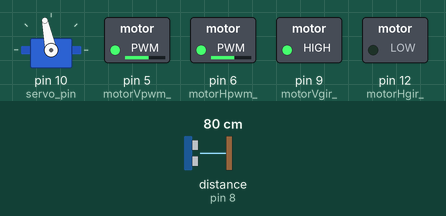
A sketch run on a simulated Arduino Uno, built with avr-gcc and run on an emulated ATmega328P. On the bench: servo, switched loads named in the sketch (green lamp = pin HIGH). Wiring (inferred from the names in the program): ultrasonic range finder: trigger pin 7; echo pin 8. The test bench sets the inputs (shaded band); at power-on: distance to the obstacle (sensor on pin 8) 80 cm. The echo pulse lasts 58.3 µs per cm; pins used as bus, display or sensor lines are not drawn.

Above: at 6.8 s.
6.9 s: distance to the obstacle (sensor on pin 8) set to 44 cm
8.4 s: distance to the obstacle (sensor on pin 8) set to 38 cm
At 9.39 s:
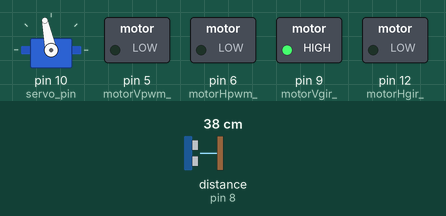
At 10.7 s:
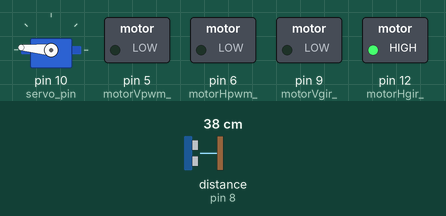
11.4 s: distance to the obstacle (sensor on pin 8) set to 2 cm
At 12.48 s:
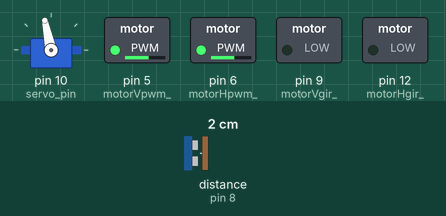
14.4 s: distance to the obstacle (sensor on pin 8) set to 180 cm
17.4 s: distance to the obstacle (sensor on pin 8) set to 188 cm
19.2 s: distance to the obstacle (sensor on pin 8) set to 4 cm
At 22.6 s:
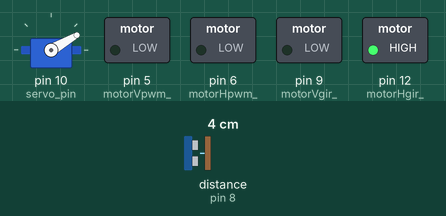
Timing chart, 0 to 23.2 s (numbered marks = the images above; inputs shaded):
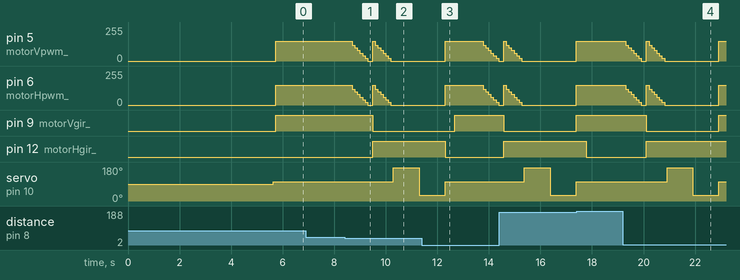

The sketch:

RobotCar_3.ino
```cpp
//**************************** RobotCar_3 ********************************
// Only files with the .ino extension are scanned for include files.     *
// This is by design, for simplicity for one thing and so that a         *
// library can't include another library that includes another library   *
// and so on.                                                            *
// Athugid ad setja snuningsAtt i RobotFunctions.h a -1 ef servomotor    *
// er orvhentur                                                          *
//***********************************************************************/
#include "Arduino.h"
#include "MyDFPlayer.h"
#include "RobotFunctions.h"

//************************** uppsetning a forritinu *****************
void setup() {
    pinMode(motorVpwm_, OUTPUT);
    pinMode(motorVgir_, OUTPUT);
    pinMode(motorHpwm_, OUTPUT);
    pinMode(motorHgir_, OUTPUT);

    servoMain.attach(servo_pin);

    pinMode(sonarTrigger_, OUTPUT);

    // Allir inngangar verda ad hafa pullup vidnam
    // INPUT_PULLUP er internal pullup vidnam (20kohm) orgjorvans
    pinMode(sonarEcho_, INPUT_PULLUP);
    pinMode(TXspilari_, OUTPUT);
    pinMode(RXspilari_, INPUT_PULLUP);

    //******************** Setja upp MDFPlayer *************************
    Serial.begin(9600);
    mySerial.begin(9600);
    delay(500);

    mp3_set_volume(20);
    delay(100);

    mp3_play_track(17); // 17. Bíll í gang (gamli bíllinn)
    delay(5000);

    mp3_play_track(lagNr++); // 1. Riding along in my automobile

    time = millis(); // Setur time breytuna á tíma liðinn frá starti

    // snua SONAR beint fram, í þessum bíl er leiðrétt um 12 gráður
    turnSonar(SONAR_FORWARD, -1);
}

//*************************** Keyrslulykkjan **********************
void loop() {
    turnSonar(SONAR_FORWARD, -1);
    delay(100);

    // Keyra bil afram
    driveForward();
    delay(100);

    // Ef Spilari er upptekinn þá er RXspilari = 0
    // RXspilari (D2) tengist BUSY tengi á spilara sjá mynd 17
    if (digitalRead(RXspilari_) == 1) {
        if (lagNr == 17) {
            lagNr = 1;
        }

        // spila naesta lag
        mp3_play_track(lagNr++);
    }

    int delaysec = 15;

    // ef það er aðskotahlutur minna en 40cm framan vid bilinn
    while (distanceFromSonar() < 40 || (millis() - time >= (delaysec * 1000))) {
        stopCar();
        delay(100); // i raun 200 vegna delay(100) i stopCar()

        driveBackwards();
        if (millis() - time >= (delaysec * 1000)) {
            delay(1000);
        }

        stopCar();
        // herna er 100ms delay i endanum a stopCar()

        int vinstri = 0;
        int haegri = 0;

        turnSonar(SONAR_LEFT, -1);
        delay(1000);
        vinstri = distanceFromSonar();

        turnSonar(SONAR_RIGHT, -1);
        delay(1000);
        haegri = distanceFromSonar();

        turnSonar(SONAR_FORWARD, -1);

        if (vinstri > haegri) {
            turnLeft();
        } else {
            turnRight();
        }

        // Gefa tíma til að beygja ca +/- 90°
        delay(375);

        driveForward();

        delay(1000); // delay herna er kannski otharfi

        time = millis();
    }
}
```

MyDFPlayer.h
```cpp
//*********************** MyDFPlayer.h ***************************
#include "Arduino.h"
#include <SoftwareSerial.h>

// Athugið að TX (4)á Arduino tengist við RX (2) a DFPlayer
// og að RX (2) á Arduino tengist BUSY (16) a DFPlayer
// Busy á DFPlayer er í lástöðu meðan lag er spilað en hástöðu annars
SoftwareSerial mySerial(2, 4); // RX, TX á arduino

// Spilar skrana fileNum
void mp3_play_track(unsigned char fileNum) {
    unsigned char pakki[8] = {0X7E, 0XFF, 0X06, 0X03, 00, 00, fileNum, 0XEF};
    for (int i = 0; i < 8; i++) {
        mySerial.write(pakki[i]);
    }
}

// Spilar naestu skra a sd kortinu
void mp3_play_next() {
    unsigned char pakki[8] = {0X7E, 0XFF, 0X06, 0X01, 00, 00, 00, 0XEF};
    for (int i = 0; i < 8; i++) {
        mySerial.write(pakki[i]);
    }
}

// Spilar skrana er sidast var spilud
void mp3_play_previous() {
    unsigned char pakki[8] = {0X7E, 0XFF, 0X06, 0X02, 00, 00, 00, 0XEF};
    for (int i = 0; i < 8; i++) {
        mySerial.write(pakki[i]);
    }
}

// Setur hljodstyrkinn a volume 0..30
void mp3_set_volume(unsigned char volume) {
    unsigned char pakki[8] = {0X7E, 0XFF, 0X06, 0X06, 00, 00, volume, 0XEF};
    for (int i = 0; i < 8; i++) {
        mySerial.write(pakki[i]);
    }
}

// Spilar fyrstu skrana a sd kortinu an hindrana
void mp3_play() {
    unsigned char pakki[8] = {0X7E, 0XFF, 0X06, 0X0D, 00, 00, 00, 0XEF};
    for (int i = 0; i < 8; i++) {
        mySerial.write(pakki[i]);
    }
}
```

RobotFunctions.h
```cpp
//*************************** Robot Functions **********************************

// Servo er innbyggður í Arduino en það þarf að stofna servoMain sem er þá
// eintak af Servo
// servoMain hefur t.d. fallið write(int stefna)
#include <Servo.h>
Servo servoMain;

//******************* Skilgreining á tengjum og breytum **************

int motorVpwm_ = 5;
int motorVgir_ = 9;
int motorVpwm; // Geymir stöðu motorV  (analogWrite(motorVpwm_,motorVpwm);)

int motorHpwm_ = 6;
int motorHgir_ = 12;
int motorHpwm; // Geymir stöðu motorH  (analogWrite(motorHpwm_,motorHpwm);)
int servo_pin = 10; // Geymir númer servo tengis

int VgrunnV = 150; // Upphafsgildi mótoranna
int VgrunnH = 148;

int TXspilari_ = 4; // Sendir skipanir til mp3 spilarans
int RXspilari_ = 2; // Tekur við skipunum frá mp3 spilara

int sonarTrigger_ = 7; // Sendir 10us breiðan 40kHz sónarpúls
int sonarEcho_ = 8;    // Tekur á móti SONAR púlsinum
int lagNr = 1;             // Synir hvaða lag er spilad

#define SONAR_LEFT -85
#define SONAR_FORWARD -12
#define SONAR_RIGHT 60

unsigned long time;

// ****************************** Föll *****************************************

// Reikna púlsbreidd frá gráðum og kalla síðan á servoMain.write(stefna)
void turnSonar(int gradur, int snunAtt) // réttsaelis=1 rangsaelis=-1
{
    int stefna;
    if (snunAtt >= 0)
        stefna = gradur + 90;
    else
        stefna = -1 * gradur + 90;
    if (stefna < 0)
        stefna = 0;
    if (stefna > 180)
        stefna = 180;
    servoMain.write(stefna);
}

// Reiknar fjarlaegd ad endurvarpi
// Athugid ad nota Tetta fall ekki nema SONAR se
// tengdur annars bídur tolvan endalaust
unsigned int distanceFromSonar() // Reikna lengd ad endurvarpi
{
    unsigned int tmp;

    // Setja trigger utgang í hastoðu (Byrja StartPuls)
    digitalWrite(sonarTrigger_, HIGH);

    // bíða í 10 us  (Start púls er 10us breiður)
    delayMicroseconds(10);

    // Setja trigger útgang í lastodu (enda startpuls)
    digitalWrite(sonarTrigger_, LOW);

    // taka vid pulsinum
    tmp = pulseIn(sonarEcho_, HIGH);

    // reikna puls yfir i cm
    tmp = tmp * 0.01715; // tmp*34300cm/s /2 =tmp*0,01715cm/us

    // Skila ut lengd i cm
    return tmp;
}

// keyra afram
void driveForward() {
    digitalWrite(motorVgir_, HIGH);
    digitalWrite(motorHgir_, LOW);
    analogWrite(motorVpwm_, VgrunnV);
    analogWrite(motorHpwm_, VgrunnH);
}

// stodva mjuklega
void stopCar() {
    analogWrite(motorVpwm_, VgrunnV);
    analogWrite(motorHpwm_, VgrunnH);

    for (int i = 120; i >= 0; i -= 20) {
        delay(100);
        analogWrite(motorVpwm_, i);
        analogWrite(motorHpwm_, i);
    }
    delay(100);
}

// keyra afturabak
void driveBackwards() {
    digitalWrite(motorVgir_, LOW);
    digitalWrite(motorHgir_, HIGH);
    analogWrite(motorVpwm_, VgrunnV);
    analogWrite(motorHpwm_, VgrunnH);
}

// snua til vinstri
void turnLeft() {
    digitalWrite(motorVgir_, LOW);
    digitalWrite(motorHgir_, LOW);
    analogWrite(motorVpwm_, VgrunnV);
    analogWrite(motorHpwm_, VgrunnH);
}

// snua til haegri
void turnRight() {
    digitalWrite(motorVgir_, HIGH);
    digitalWrite(motorHgir_, HIGH);
    analogWrite(motorVpwm_, VgrunnV);
    analogWrite(motorHpwm_, VgrunnH);
}
```

Measured:
- the behaviour switches between 41 and 40 cm on distance to the obstacle (sensor on pin 8) (found by bisection; images 0 and 1)
- after the input at 6.9 s, every drawn part: stays the same
- after the input at 8.4 s, pin 5 (motorVpwm_): 150/255 → 120/255 after 0.30 s, → 100/255 0.10 s later, → 80/255 0.10 s later, → 60/255 0.10 s later, … (15 changes in this stretch); pin 6 (motorHpwm_): 148/255 → 120/255 after 0.30 s, → 100/255 0.10 s later, → 80/255 0.10 s later, → 60/255 0.10 s later, … (15 changes in this stretch)
- after the input at 11.4 s, pin 9 (motorVgir_): LOW → HIGH after 1.3 s instead of 0.90 s; pin 12 (motorHgir_): HIGH → LOW after 0.90 s instead of 1.3 s
- after the input at 19.2 s, pin 5 (motorVpwm_): ramps from 150/255 to 0/255 and jumps back, once every 2.8 s; pin 6 (motorHpwm_): ramps from 148/255 to 0/255 and jumps back, once every 2.8 s
